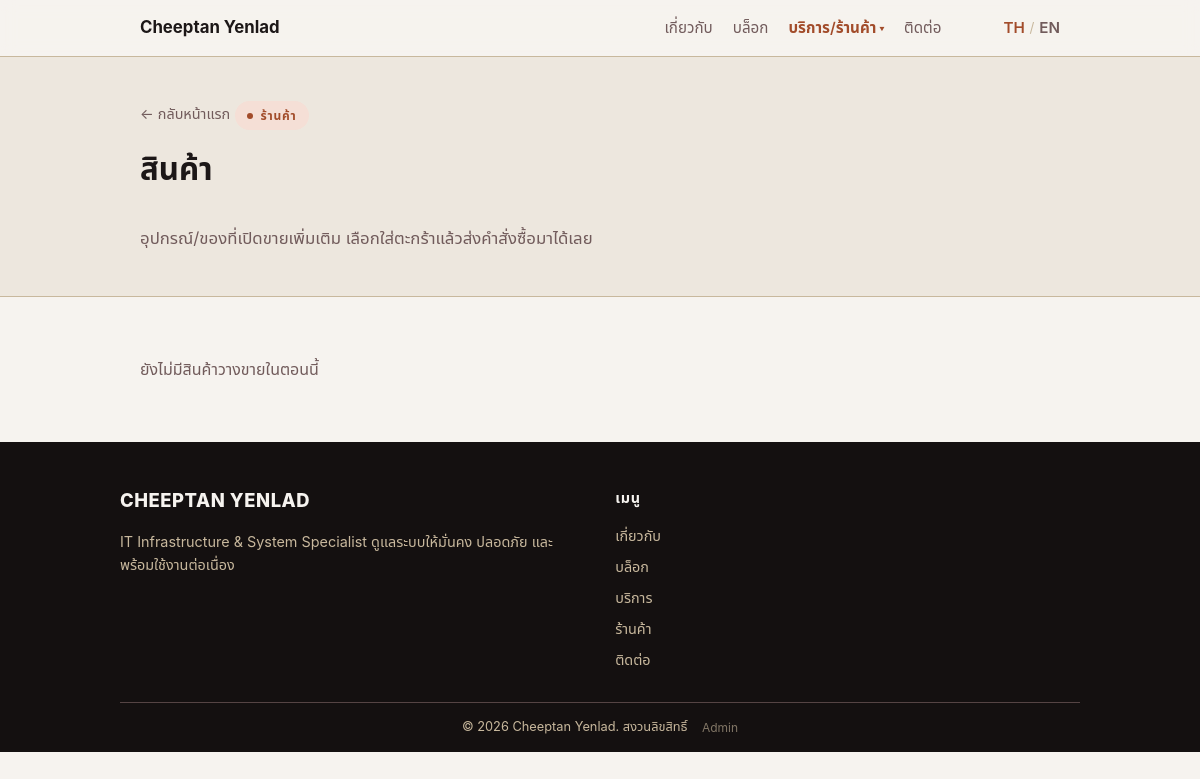
Before: /shop.php with the older database file.
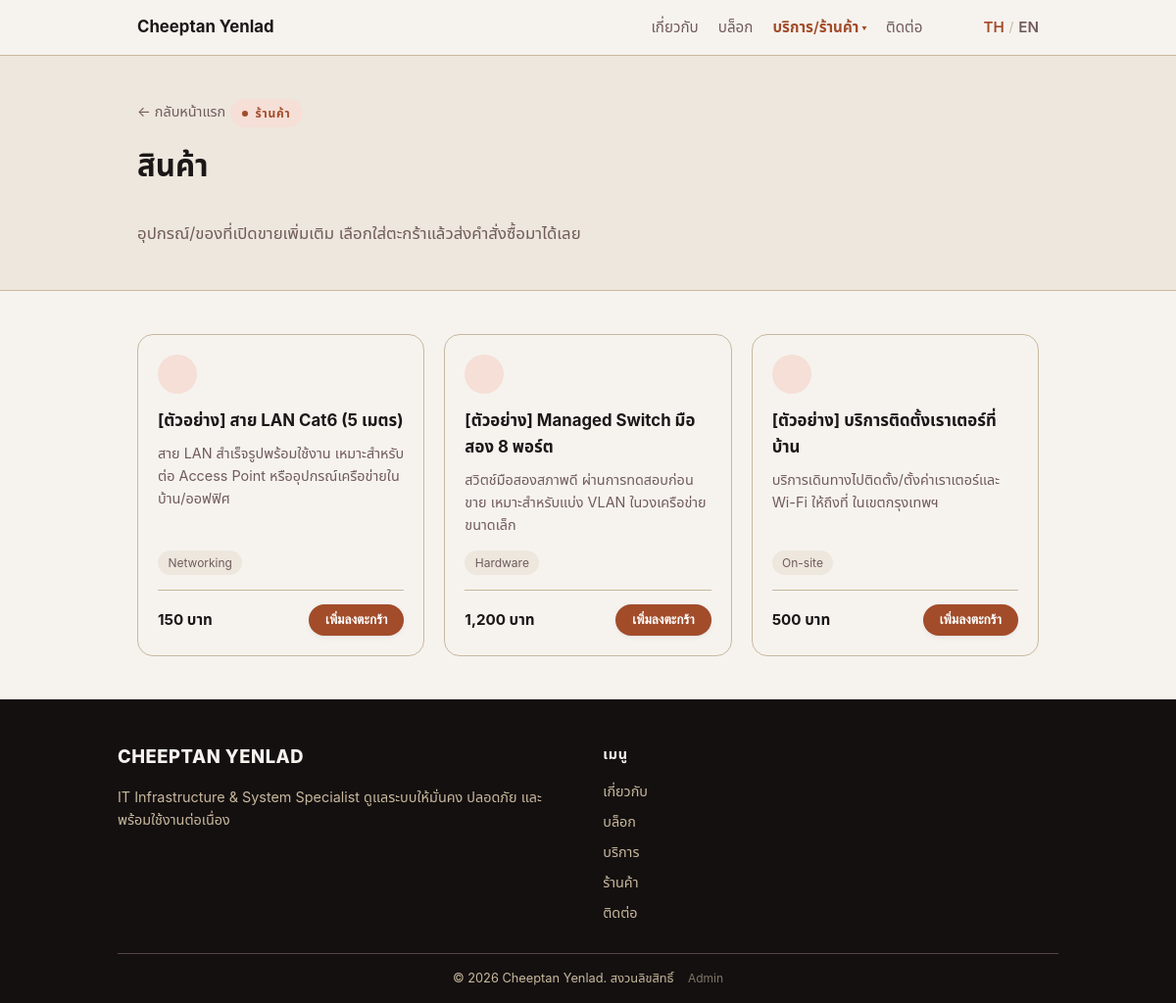
After: the same page with the newer database file.
### tables this page shows
CREATE TABLE IF NOT EXISTS products (
    id INT UNSIGNED AUTO_INCREMENT PRIMARY KEY,
    title_th VARCHAR(255) NOT NULL,
    title_en VARCHAR(255) NOT NULL,
    description_th TEXT NOT NULL,
    description_en TEXT NOT NULL,
    price DECIMAL(10,2) NOT NULL,
    tags VARCHAR(255) NOT NULL DEFAULT '',
    is_active TINYINT(1) NOT NULL DEFAULT 1,
    sort_order INT NOT NULL DEFAULT 0,
    created_at TIMESTAMP NOT NULL DEFAULT CURRENT_TIMESTAMP,
    updated_at TIMESTAMP NOT NULL DEFAULT CURRENT_TIMESTAMP ON UPDATE CURRENT_TIMESTAMP
);

### config.php (called while the page is built)
<?php
return [
    'th' => require __DIR__ . '/config/th.php',
    'en' => require __DIR__ . '/config/en.php',
];

### includes/lang.php (called while the page is built, shortened)
<?php
function resolve_site_language(): string
{
    return SITE_DEFAULT_LANGUAGE;
}

### includes/db.php (called while the page is built, shortened)
<?php
function get_db(): PDO
{
    static $pdo = null;
    if ($pdo === null) {
        $host = env_get('DB_HOST') ?: 'localhost';
        $dbname = env_get('DB_NAME') ?: 'p1_home_blog';
        $user = env_get('DB_USER') ?: 'root';
        $pass = env_get('DB_PASS') ?: '';
        $pdo = new PDO(
            "mysql:host={$host};dbname={$dbname};charset=utf8mb4",
            $user,
            $pass,
            [
                PDO::ATTR_ERRMODE => PDO::ERRMODE_EXCEPTION,
                PDO::ATTR_DEFAULT_FETCH_MODE => PDO::FETCH_ASSOC,
            ]
        );
    }
    return $pdo;
}

### pages/shop.php (the view, shortened to what the changed rows need)
<?php
require __DIR__ . '/../includes/lang.php';
$lang = resolve_site_language();
$all = require __DIR__ . '/../config.php';
$data = $all[$lang];
$shop = $data['shop'];
require __DIR__ . '/../includes/icons.php';
require_once __DIR__ . '/../includes/db.php';
$titleCol = $lang === 'en' ? 'title_en' : 'title_th';
$descCol = $lang === 'en' ? 'description_en' : 'description_th';
$items = [];
$dbError = false;
try {
    $stmt = get_db()->query(
        "SELECT id, {$titleCol} AS title, {$descCol} AS description, price, tags, product_type, external_url
         FROM products
         WHERE is_active = 1
         ORDER BY sort_order ASC, id ASC"
    );
    $items = $stmt->fetchAll();
} catch (PDOException $e) {
    $dbError = true;
}
require __DIR__ . '/../includes/header.php';
?>
<section class="page-hero">
    <div class="container">
        <h1 class="section-title"><?= htmlspecialchars($shop['title']) ?></h1>
    </div>
</section>
<section class="shop-section">
    <div class="container">
        <?php if ($dbError): ?>
            <p class="blog-state"><?= htmlspecialchars($shop['error_state']) ?></p>
        <?php elseif (empty($items)): ?>
            <p class="blog-state"><?= htmlspecialchars($shop['empty_state']) ?></p>
        <?php else: ?>
            <div class="shop-grid">
                <?php foreach ($items as $i => $item): ?>
                    <div class="shop-card reveal" style="--reveal-delay: <?= $i * 70 ?>ms">
                        <div class="shop-card-icon"><?= icon('tag') ?></div>
                        <h3 class="shop-card-title"><?= htmlspecialchars($item['title']) ?></h3>
                        <p class="shop-card-desc"><?= htmlspecialchars($item['description']) ?></p>
                        <?php $tags = array_filter(array_map('trim', explode(',', $item['tags']))); ?>
                        <?php if ($tags): ?>
                            <ul class="shop-tags">
                                <?php foreach ($tags as $tag): ?>
                                    <li><?= htmlspecialchars($tag) ?></li>
                                <?php endforeach; ?>
                            </ul>
                        <?php endif; ?>
                        <div class="shop-card-footer">
                            <span class="shop-price"><?= number_format((float) $item['price']) ?> <?= htmlspecialchars($shop['currency']) ?></span>
                            <?php if ($item['product_type'] === 'external'): ?>
                                <a
                                    class="btn btn-outline btn-sm"
                                    href="<?= htmlspecialchars($item['external_url']) ?>"
                                    target="_blank"
                                    rel="noopener nofollow"
                                ><?= htmlspecialchars($shop['external_cta']) ?></a>
                            <?php else: ?>
                                <button
                                    type="button"
                                    class="btn btn-primary btn-sm add-to-cart-btn"
                                    data-id="<?= (int) $item['id'] ?>"
                                    data-added-text="<?= htmlspecialchars($shop['added_to_cart']) ?>"
                                ><?= htmlspecialchars($shop['add_to_cart']) ?></button>
                            <?php endif; ?>
                        </div>
                    </div>
                <?php endforeach; ?>
            </div>
        <?php endif; ?>
    </div>
</section>
<?php require __DIR__ . '/../includes/footer.php'; ?>

### includes/icons.php
<?php
function icon(string $name): string
{
    $icons = [
        'server' => '<path d="M4 4h16v6H4z"/><path d="M4 14h16v6H4z"/><path d="M8 7h.01"/><path d="M8 17h.01"/>',
        'shield' => '<path d="M12 3l8 3v6c0 4.5-3.2 7.5-8 9-4.8-1.5-8-4.5-8-9V6z"/><path d="M9 12l2 2 4-4"/>',
        'database' => '<ellipse cx="12" cy="6" rx="8" ry="3"/><path d="M4 6v12c0 1.7 3.6 3 8 3s8-1.3 8-3V6"/><path d="M4 12c0 1.7 3.6 3 8 3s8-1.3 8-3"/>',
        'mail' => '<path d="M4 5h16v14H4z"/><path d="M4.5 5.5l7.5 7 7.5-7"/>',
        'folder' => '<path d="M3 6.5a1 1 0 0 1 1-1h5l2 2h9a1 1 0 0 1 1 1v9a1 1 0 0 1-1 1H4a1 1 0 0 1-1-1z"/>',
        'document' => '<path d="M6 2.5h8l4 4v15H6z"/><path d="M14 2.5v4h4"/><path d="M9 12h6"/><path d="M9 15.5h6"/><path d="M9 19h3"/>',
        'cart' => '<circle cx="9" cy="20" r="1.4"/><circle cx="18" cy="20" r="1.4"/><path d="M2.5 3h2.5l2.4 12.4a2 2 0 0 0 2 1.6h8.2a2 2 0 0 0 2-1.6L21 8H6"/>',
        'tag' => '<path d="M3 3h8l10 10-8 8L3 11z"/><circle cx="8" cy="8" r="1.4"/>',
        'briefcase' => '<rect x="3" y="7" width="18" height="13" rx="2"/><path d="M8 7V5a2 2 0 0 1 2-2h4a2 2 0 0 1 2 2v2"/><path d="M3 12.5h18"/>',
        'settings' => '<circle cx="12" cy="12" r="3"/><path d="M12 2v3M12 19v3M4.2 4.2l2.1 2.1M17.7 17.7l2.1 2.1M2 12h3M19 12h3M4.2 19.8l2.1-2.1M17.7 6.3l2.1-2.1"/>',
        'logout' => '<path d="M9 21H5a2 2 0 0 1-2-2V5a2 2 0 0 1 2-2h4"/><path d="M16 17l5-5-5-5"/><path d="M21 12H9"/>',
        'lock' => '<rect x="4" y="10.5" width="16" height="10" rx="2"/><path d="M7.5 10.5V7a4.5 4.5 0 0 1 9 0v3.5"/>',
    ];
    $path = $icons[$name] ?? '';
    return '<svg viewBox="0 0 24 24" fill="none" stroke="currentColor" stroke-width="1.6" stroke-linecap="round" stroke-linejoin="round" aria-hidden="true">' . $path . '</svg>';
}

Changed rows visible on the page:
added products: title_th "[ตัวอย่าง] สาย LAN Cat6 (5 เมตร)", description_th "สาย LAN สำเร็จรูปพร้อมใช้งาน เหมาะสำหรับต่อ Access Point หรืออุปกรณ์เครือข่ายในบ้าน/ออฟฟิศ", tags "Networking", price "150"
added products: title_th "[ตัวอย่าง] Managed Switch มือสอง 8 พอร์ต", description_th "สวิตช์มือสองสภาพดี ผ่านการทดสอบก่อนขาย เหมาะสำหรับแบ่ง VLAN ในวงเครือข่ายขนาดเล็ก", tags "Hardware", price "1,200"
added products: title_th "[ตัวอย่าง] บริการติดตั้งเราเตอร์ที่บ้าน", description_th "บริการเดินทางไปติดตั้ง/ตั้งค่าเราเตอร์และ Wi-Fi ให้ถึงที่ ในเขตกรุงเทพฯ", tags "On-site", price "500"
Other visible differences:
$shop['empty_state']: "ยังไม่มีสินค้าวางขายในตอนนี้" → (not shown)
